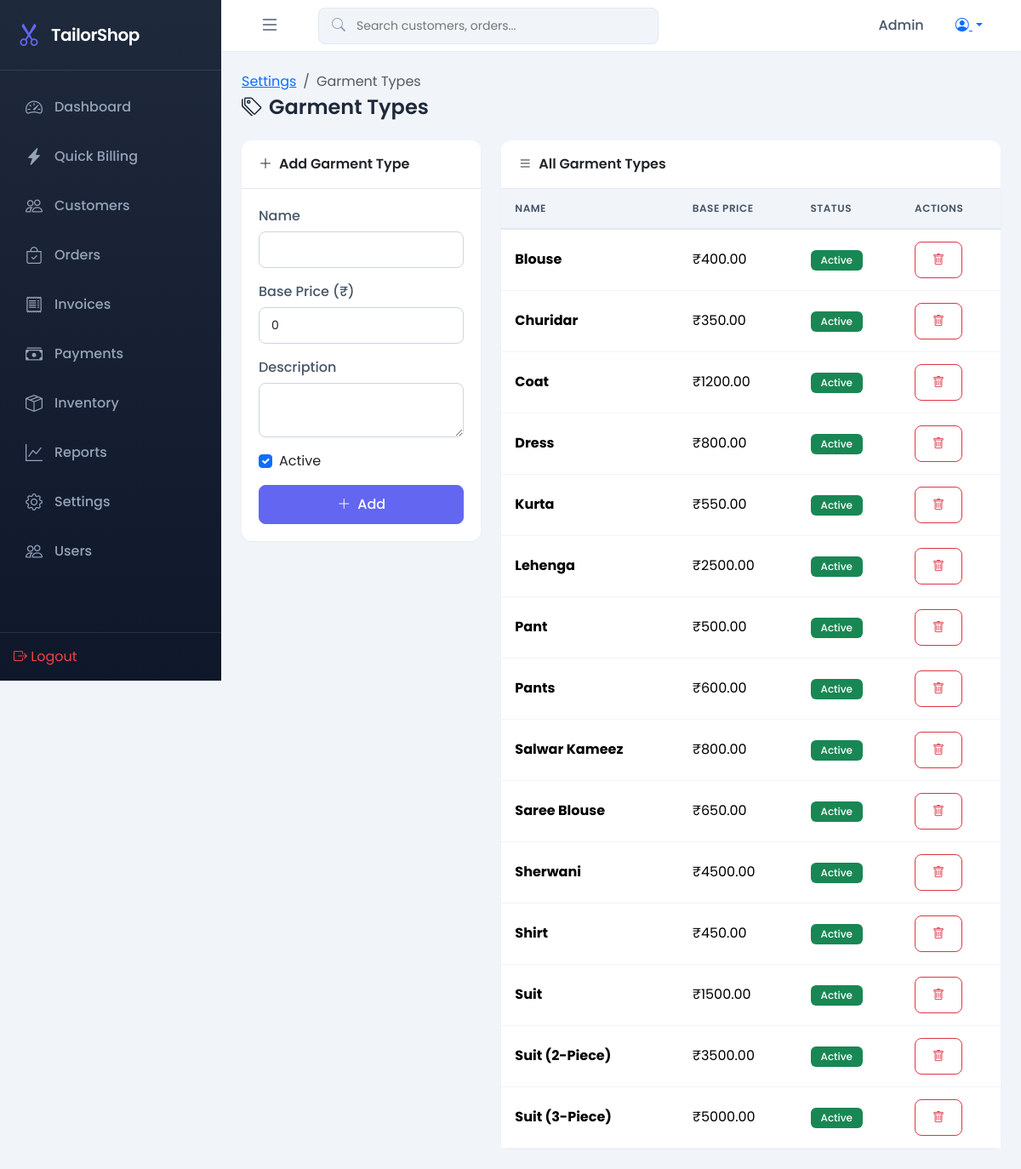
Screenshot of /settings/garments/ (signed in) with the database file from the repository.
### shop/models.py (models this page shows, shortened)
class GarmentType(models.Model):
    name = models.CharField(max_length=50, unique=True)
    description = models.TextField(blank=True)
    base_price = models.DecimalField(max_digits=10, decimal_places=2, default=0)
    is_active = models.BooleanField(default=True)
    class Meta:
        ordering = ['name']

### shop/views.py (the view, shortened to what this page needs)
# urls.py: path('settings/garments/', views.garment_types, name='garment_types'),
@login_required
def garment_types(request):
    items = GarmentType.objects.all()
    form = GarmentTypeForm()
    return render(request, 'shop/garment_types.html', {'items': items, 'form': form})

### shop/forms.py
class GarmentTypeForm(forms.ModelForm):
    class Meta:
        model = GarmentType
        fields = ['name', 'description', 'base_price', 'is_active']
        widgets = {
            'name': forms.TextInput(attrs={'class': 'form-control'}),
            'description': forms.Textarea(attrs={'class': 'form-control', 'rows': 2}),
            'base_price': forms.NumberInput(attrs={'class': 'form-control', 'step': '0.01'}),
            'is_active': forms.CheckboxInput(attrs={'class': 'form-check-input'}),
        }

### templates/shop/garment_types.html (shortened to what this page needs)
{% extends 'base.html' %}
{% block content %}
<div class="page-header">
    <div>
        <nav aria-label="breadcrumb">
            <ol class="breadcrumb mb-1">
                <li class="breadcrumb-item"><a href="{% url 'settings' %}">Settings</a></li>
                <li class="breadcrumb-item active">Garment Types</li>
            </ol>
        </nav>
        <h1><i class="bi bi-tags me-2"></i>Garment Types</h1>
    </div>
</div>
<div class="row g-4">
    <div class="col-lg-4">
        <div class="card">
            <div class="card-header">
                <i class="bi bi-plus-lg me-2"></i>Add Garment Type
            </div>
            <div class="card-body">
                <form method="post">
                    <div class="mb-3">
                        <label class="form-label">Name</label>
                        {{ form.name }}
                    </div>
                    <div class="mb-3">
                        <label class="form-label">Base Price (₹)</label>
                        {{ form.base_price }}
                    </div>
                    <div class="mb-3">
                        <label class="form-label">Description</label>
                        {{ form.description }}
                    </div>
                    <div class="form-check mb-3">
                        {{ form.is_active }}
                        <label class="form-check-label">Active</label>
                    </div>
                    <button type="submit" class="btn btn-primary w-100">
                        <i class="bi bi-plus-lg me-2"></i>Add
                    </button>
                </form>
            </div>
        </div>
    </div>
    <div class="col-lg-8">
        <div class="card">
            <div class="card-header">
                <i class="bi bi-list me-2"></i>All Garment Types
            </div>
            <div class="card-body p-0">
                <table class="table mb-0">
                    <thead>
                        <tr>
                            <th>Name</th>
                            <th>Base Price</th>
                            <th>Status</th>
                            <th>Actions</th>
                        </tr>
                    </thead>
                    <tbody>
                        {% for item in items %}
                        <tr>
                            <td><strong>{{ item.name }}</strong></td>
                            <td>₹{{ item.base_price }}</td>
                            <td>
                                {% if item.is_active %}
                                <span class="badge bg-success">Active</span>
                                {% else %}
                                <span class="badge bg-secondary">Inactive</span>
                                {% endif %}
                            </td>
                            <td>
                                <form method="post" class="d-inline" onsubmit="return confirm('Delete this item?')">
                                    <button type="submit" class="btn btn-sm btn-outline-danger">
                                        <i class="bi bi-trash"></i>
                                    </button>
                                </form>
                            </td>
                        </tr>
                        {% empty %}
                        <tr>
                            <td colspan="4" class="text-center py-4 text-muted">No garment types added</td>
                        </tr>
                        {% endfor %}
                    </tbody>
                </table>
            </div>
        </div>
    </div>
</div>
{% endblock %}

### templates/base.html (shortened to what this page needs)
{% load static %}
<!DOCTYPE html>
<html lang="en">
<head>
    <link href="https://cdn.jsdelivr.net/npm/bootstrap@5.3.2/dist/css/bootstrap.min.css" rel="stylesheet">
    <link href="https://cdn.jsdelivr.net/npm/bootstrap-icons@1.11.1/font/bootstrap-icons.css" rel="stylesheet">
    <link href="{% static 'css/style.css' %}" rel="stylesheet">
</head>
<body>
    {% if user.is_authenticated %}
    <nav class="sidebar" id="sidebar">
        <div class="sidebar-header">
            <i class="bi bi-scissors"></i>
            <span class="brand-text">TailorShop</span>
        </div>
        <ul class="sidebar-nav">
            <li class="nav-item">
                <a href="{% url 'dashboard' %}" class="nav-link {% if request.resolver_match.url_name == 'dashboard' %}active{% endif %}">
                    <i class="bi bi-speedometer2"></i>
                    <span>Dashboard</span>
                </a>
            </li>
            <li class="nav-item">
                <a href="{% url 'quick_billing' %}" class="nav-link {% if 'billing' in request.resolver_match.url_name %}active{% endif %}">
                    <i class="bi bi-lightning-charge-fill"></i>
                    <span>Quick Billing</span>
                </a>
            </li>
            <li class="nav-item">
                <a href="{% url 'customer_list' %}" class="nav-link {% if 'customer' in request.resolver_match.url_name %}active{% endif %}">
                    <i class="bi bi-people"></i>
                    <span>Customers</span>
                </a>
            </li>
            <li class="nav-item">
                <a href="{% url 'order_list' %}" class="nav-link {% if 'order' in request.resolver_match.url_name %}active{% endif %}">
                    <i class="bi bi-bag-check"></i>
                    <span>Orders</span>
                </a>
            </li>
            <li class="nav-item">
                <a href="{% url 'invoice_list' %}" class="nav-link {% if 'invoice' in request.resolver_match.url_name %}active{% endif %}">
                    <i class="bi bi-receipt"></i>
                    <span>Invoices</span>
                </a>
            </li>
            <li class="nav-item">
                <a href="{% url 'payment_list' %}" class="nav-link {% if 'payment' in request.resolver_match.url_name %}active{% endif %}">
                    <i class="bi bi-cash-stack"></i>
                    <span>Payments</span>
                </a>
            </li>
            <li class="nav-item">
                <a href="{% url 'inventory_list' %}" class="nav-link {% if 'inventory' in request.resolver_match.url_name %}active{% endif %}">
                    <i class="bi bi-box-seam"></i>
                    <span>Inventory</span>
                </a>
            </li>
            <li class="nav-item">
                <a href="{% url 'reports' %}" class="nav-link {% if 'report' in request.resolver_match.url_name %}active{% endif %}">
                    <i class="bi bi-graph-up"></i>
                    <span>Reports</span>
                </a>
            </li>
            <li class="nav-item">
                <a href="{% url 'settings' %}" class="nav-link {% if 'settings' in request.resolver_match.url_name %}active{% endif %}">
                    <i class="bi bi-gear"></i>
                    <span>Settings</span>
                </a>
            </li>
            {% if user.is_superuser %}
            <li class="nav-item">
                <a href="{% url 'user_list' %}" class="nav-link {% if 'user' in request.resolver_match.url_name %}active{% endif %}">
                    <i class="bi bi-people"></i>
                    <span>Users</span>
                </a>
            </li>
            {% endif %}
        </ul>
        <div class="sidebar-footer">
            <a href="{% url 'logout' %}" class="nav-link text-danger">
                <i class="bi bi-box-arrow-right"></i>
                <span>Logout</span>
            </a>
        </div>
    </nav>
    <main class="main-content">
        <nav class="top-navbar">
            <button class="btn btn-link sidebar-toggle" id="sidebarToggle">
                <i class="bi bi-list"></i>
            </button>
            <div class="search-box d-none d-md-block">
                <i class="bi bi-search"></i>
                <input type="text" placeholder="Search customers, orders..." id="globalSearch">
            </div>
            <div class="navbar-actions">
                <span class="user-name">{{ user.first_name|default:user.username }}</span>
                <div class="dropdown">
                    <button class="btn btn-link dropdown-toggle" data-bs-toggle="dropdown">
                        <i class="bi bi-person-circle"></i>
                    </button>
                </div>
            </div>
        </nav>
        <div class="page-content">
            {% block content %}{% endblock %}
        </div>
    </main>
    {% else %}
    {% block auth_content %}{% endblock %}
    {% endif %}
</body>
</html>

### static/css/style.css (style rules this page uses)
:root { --primary-color: #6366f1; --primary-dark: #4f46e5; --secondary-color: #0ea5e9; --success-color: #10b981; --warning-color: #f59e0b; --danger-color: #ef4444; --dark-color: #1e293b; --light-color: #f8fafc; --gray-100: #f1f5f9; --gray-200: #e2e8f0; --gray-300: #cbd5e1; --gray-400: #94a3b8; --gray-500: #64748b; --gray-600: #475569; --sidebar-width: 260px; --sidebar-collapsed: 70px; --topbar-height: 60px; --border-radius: 12px; --shadow-sm: 0 1px 2px rgba(0, 0, 0, 0.05); --shadow: 0 4px 6px -1px rgba(0, 0, 0, 0.1); --shadow-lg: 0 10px 15px -3px rgba(0, 0, 0, 0.1); }
* { margin: 0; padding: 0; box-sizing: border-box; }
body { font-family: 'Poppins', sans-serif; background-color: var(--gray-100); color: var(--dark-color); overflow-x: hidden; }
.sidebar { position: fixed; left: 0; top: 0; width: var(--sidebar-width); height: 100vh; background: linear-gradient(180deg, var(--dark-color) 0%, #0f172a 100%); color: white; z-index: 1000; transition: all 0.3s ease; display: flex; flex-direction: column; }
.sidebar-header { padding: 20px; display: flex; align-items: center; gap: 12px; border-bottom: 1px solid rgba(255, 255, 255, 0.1); }
.sidebar-header i { font-size: 28px; color: var(--primary-color); }
.sidebar-header .brand-text { font-size: 20px; font-weight: 600; letter-spacing: -0.5px; }
.sidebar-nav { list-style: none; padding: 16px 12px; flex: 1; overflow-y: auto; }
.sidebar-nav .nav-item { margin-bottom: 4px; }
.sidebar-nav .nav-link { display: flex; align-items: center; gap: 12px; padding: 12px 16px; color: var(--gray-400); text-decoration: none; border-radius: 8px; transition: all 0.2s ease; font-weight: 500; }
.sidebar-nav .nav-link i { font-size: 20px; width: 24px; text-align: center; }
.sidebar-footer { padding: 16px; border-top: 1px solid rgba(255, 255, 255, 0.1); }
.main-content { margin-left: var(--sidebar-width); min-height: 100vh; transition: margin-left 0.3s ease; }
.top-navbar { height: var(--topbar-height); background: white; display: flex; align-items: center; padding: 0 24px; box-shadow: var(--shadow-sm); position: sticky; top: 0; z-index: 100; }
.sidebar-toggle { font-size: 24px; color: var(--gray-600); padding: 8px; }
.search-box { position: relative; margin-left: 24px; flex: 1; max-width: 400px; }
.search-box i { position: absolute; left: 16px; top: 50%; transform: translateY(-50%); color: var(--gray-400); }
.search-box input { width: 100%; padding: 10px 16px 10px 44px; border: 1px solid var(--gray-200); border-radius: 8px; background: var(--gray-100); font-size: 14px; transition: all 0.2s ease; }
.navbar-actions { margin-left: auto; display: flex; align-items: center; gap: 16px; }
.user-name { font-weight: 500; color: var(--gray-600); }
.page-content { padding: 24px; }
.card { background: white; border: none; border-radius: var(--border-radius); box-shadow: var(--shadow-sm); }
.card-header { background: transparent; border-bottom: 1px solid var(--gray-200); padding: 16px 20px; font-weight: 600; }
.card-body { padding: 20px; }
.table { margin-bottom: 0; }
.table thead th { background: var(--gray-100); border-bottom: 2px solid var(--gray-200); font-weight: 600; color: var(--gray-600); text-transform: uppercase; font-size: 12px; letter-spacing: 0.5px; padding: 14px 16px; }
.table tbody td { padding: 14px 16px; vertical-align: middle; border-bottom: 1px solid var(--gray-100); }
.badge { padding: 6px 12px; border-radius: 6px; font-weight: 500; font-size: 12px; }
.btn { padding: 10px 20px; border-radius: 8px; font-weight: 500; transition: all 0.2s ease; }
.btn-primary { background: var(--primary-color); border-color: var(--primary-color); }
.form-control, .form-select { padding: 10px 14px; border-radius: 8px; border: 1px solid var(--gray-300); font-size: 14px; transition: all 0.2s ease; }
.form-label { font-weight: 500; color: var(--gray-600); margin-bottom: 6px; }
.page-header { display: flex; align-items: center; justify-content: space-between; margin-bottom: 24px; }
.page-header h1 { font-size: 24px; font-weight: 600; color: var(--dark-color); margin: 0; }
.text-danger { color: var(--danger-color) !important; }

### rows the page displays
GarmentType: name "Blouse", base_price "400.00", is_active "Active"
GarmentType: name "Churidar", base_price "350.00", is_active "Active"
GarmentType: name "Coat", base_price "1200.00", is_active "Active"
GarmentType: name "Dress", base_price "800.00", is_active "Active"
GarmentType: name "Kurta", base_price "550.00", is_active "Active"
GarmentType: name "Lehenga", base_price "2500.00", is_active "Active"
GarmentType: name "Pant", base_price "500.00", is_active "Active"
GarmentType: name "Pants", base_price "600.00", is_active "Active"
GarmentType: name "Salwar Kameez", base_price "800.00", is_active "Active"
GarmentType: name "Saree Blouse", base_price "650.00", is_active "Active"
GarmentType: name "Sherwani", base_price "4500.00", is_active "Active"
GarmentType: name "Shirt", base_price "450.00", is_active "Active"
GarmentType: name "Suit", base_price "1500.00", is_active "Active"
GarmentType: name "Suit (2-Piece)", base_price "3500.00", is_active "Active"
GarmentType: name "Suit (3-Piece)", base_price "5000.00", is_active "Active"

### other values shown
{{ user.first_name|default:user.username }} "Admin"
